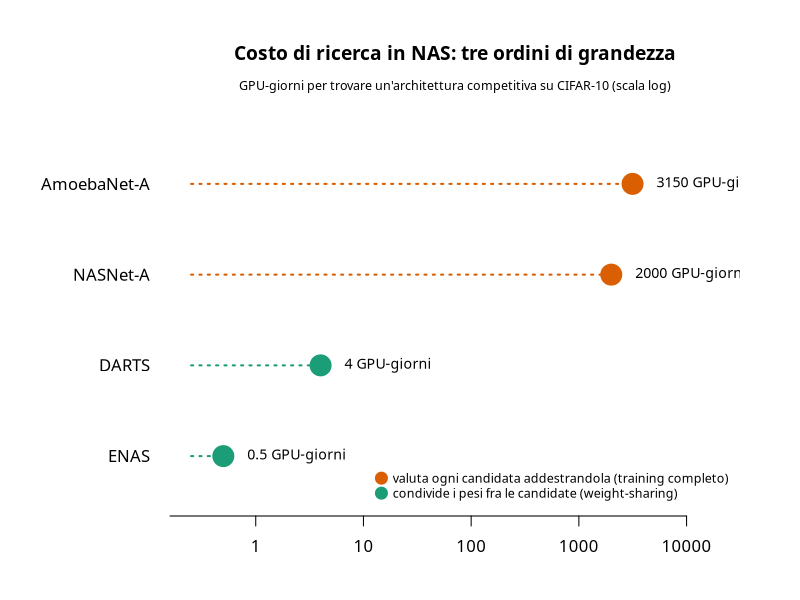

Write the R code that produced this figure.
# Genera img/autoriferimento_nas.png: costo di ricerca (in GPU-giorni,
# scala log) di quattro metodi di neural architecture search
# (teoria_autoriferimento.md, §4.3). Valori dalla tabella comparativa di
# Liu, Simonyan, Yang (DARTS, ICLR 2019): NASNet-A (Zoph et al. 2018,
# ricerca RL), AmoebaNet-A (Real et al. 2019, ricerca evolutiva), ENAS
# (Pham et al. 2018, weight-sharing), DARTS (rilassazione differenziabile).

metodi <- c("ENAS", "DARTS", "NASNet-A", "AmoebaNet-A")
gpu_giorni <- c(0.5, 4, 2000, 3150)
famiglia <- c("weight-sharing", "weight-sharing", "training completo", "training completo")

ord <- order(gpu_giorni)
metodi <- metodi[ord]
gpu_giorni <- gpu_giorni[ord]
famiglia <- famiglia[ord]

colori_famiglia <- c("training completo" = "#d95f02", "weight-sharing" = "#1b9e77")
colori <- colori_famiglia[famiglia]

x <- log10(gpu_giorni)
y <- seq_along(x)
xlim <- c(-0.6, 4.3)

# Spectral è il font usato dalla pagina GitHub (geoteo.net/static/style.css);
# richiede il device Cairo per essere referenziato per nome famiglia.
png("img/autoriferimento_nas.png", width = 1800, height = 850, res = 150, type = "cairo")
par(mar = c(4.2, 8.5, 6.2, 3), family = "Spectral")
plot(NA,
    xlim = xlim, ylim = c(0.5, length(x) + 0.5),
    xlab = "", ylab = "", yaxt = "n", xaxt = "n", bty = "n"
)
mtext("Costo di ricerca in NAS: tre ordini di grandezza", side = 3, line = 3.0, cex = 1.15, font = 2)
mtext("GPU-giorni per trovare un'architettura competitiva su CIFAR-10 (scala log)", side = 3, line = 1.5, cex = 0.75)

marcatori <- c(0.1, 1, 10, 100, 1000, 10000)
axis(1, at = log10(marcatori), labels = marcatori)
axis(2, at = y, labels = metodi, las = 1, tick = FALSE)

segments(xlim[1], y, x, y, col = colori, lwd = 2, lty = 3)
points(x, y, pch = 19, cex = 2.8, col = colori)
text(x, y,
    labels = sprintf("%s GPU-giorni", format(gpu_giorni, trim = TRUE, drop0trailing = TRUE)),
    pos = 4, offset = 1.2, cex = 0.85, family = "Spectral"
)

legend("bottomright",
    legend = c(
        "valuta ogni candidata addestrandola (training completo)",
        "condivide i pesi fra le candidate (weight-sharing)"
    ),
    col = colori_famiglia, pch = 19, pt.cex = 1.6, bty = "n", cex = 0.75, inset = c(0.01, 0.02)
)

dev.off()
